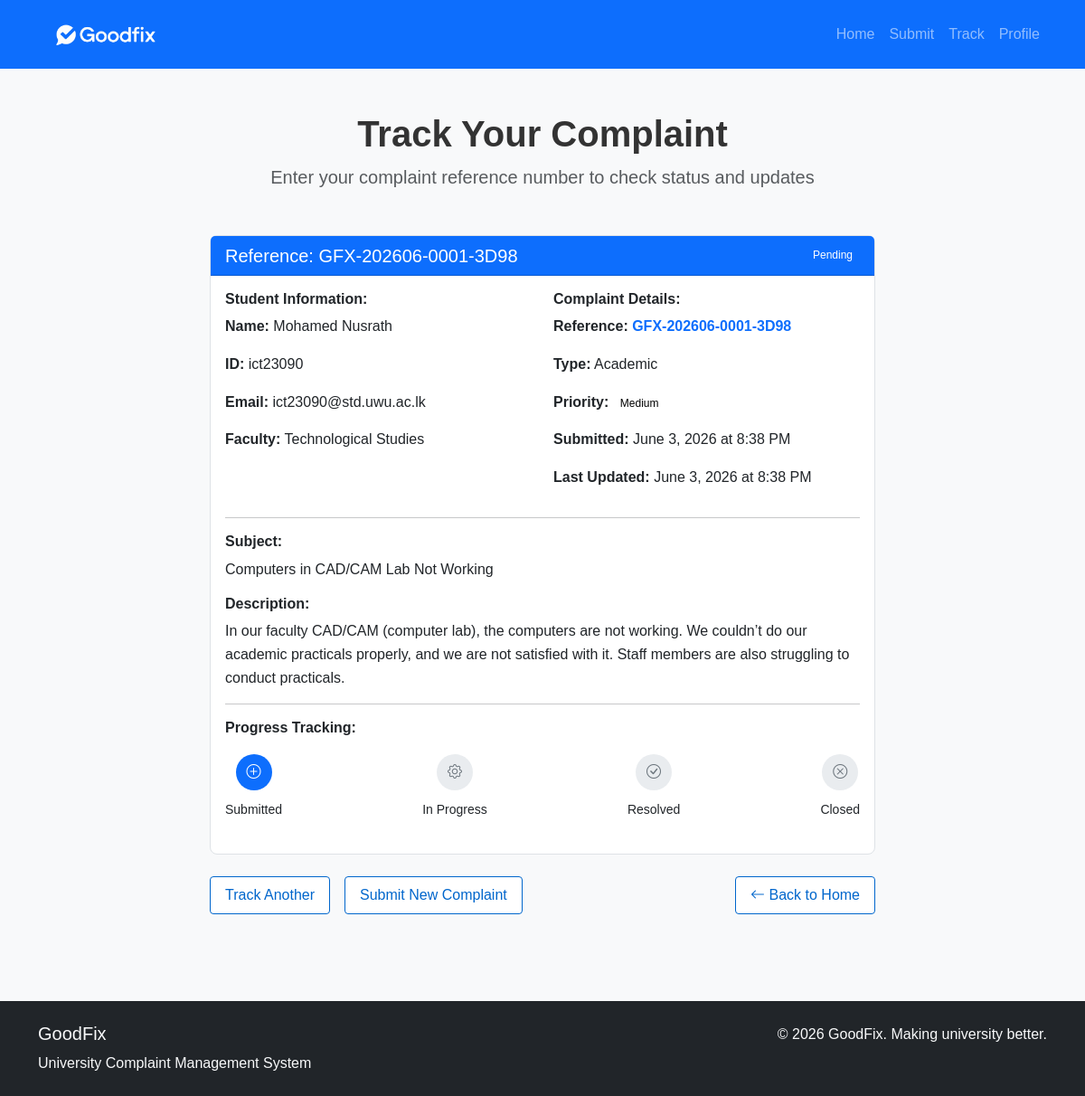
The page /user/track_complaint.php?id=1 on the database its author committed.
### tables this page shows
CREATE TABLE complaints (
    id INT PRIMARY KEY AUTO_INCREMENT,
    student_name VARCHAR(100) NOT NULL,
    student_id VARCHAR(20) NOT NULL,
    email VARCHAR(100) NOT NULL,
    faculty VARCHAR(50) NOT NULL,
    complaint_type VARCHAR(50) NOT NULL,
    subject VARCHAR(200) NOT NULL,
    description TEXT NOT NULL,
    status ENUM('pending', 'in_progress', 'resolved', 'closed') DEFAULT 'pending',
    priority ENUM('low', 'medium', 'high', 'urgent') DEFAULT 'medium',
    submitted_at TIMESTAMP DEFAULT CURRENT_TIMESTAMP,
    updated_at TIMESTAMP DEFAULT CURRENT_TIMESTAMP ON UPDATE CURRENT_TIMESTAMP
);

### user/track_complaint.php (the view, shortened to what this page needs)
<?php
$css_path = "../css/style.css";
$home_path = "index.php";
include '../includes/header.php';
include '../includes/db.php';
$complaint = null;
if (isset($_GET['id'])) {
    $complaint_id = (int)$_GET['id'];
    $stmt = $pdo->prepare("SELECT * FROM complaints WHERE id = ?");
    $stmt->execute([$complaint_id]);
    $complaint = $stmt->fetch();
}
?>
<main>
    <div class="container py-5">
        <div class="row justify-content-center">
            <div class="col-lg-8">
                <div class="text-center mb-5">
                    <h1 class="fw-bold">
                      Track Your Complaint
                    </h1>
                    <p class="lead text-muted">Enter your complaint reference number to check status and updates</p>
                </div>
                <?php if ($complaint): ?>
                <?php
                $year_month = date('Ym', strtotime($complaint['submitted_at']));
                $complaint_id_padded = str_pad($complaint['id'], 4, '0', STR_PAD_LEFT);
                $hash = strtoupper(substr(md5($complaint['id'] . $complaint['submitted_at'] . 'GoodFix2025'), 0, 4));
                $reference_no = 'GFX-' . $year_month . '-' . $complaint_id_padded . '-' . $hash;
                ?>
                <div class="card">
                    <div class="card-header bg-primary text-white d-flex justify-content-between align-items-center">
                        <h5 class="mb-0">
                            Reference: <?php echo $reference_no; ?>
                        </h5>
                        <span class="status text-white">
                            <?php echo ucfirst(str_replace('_', ' ', $complaint['status'])); ?>
                        </span>
                    </div>
                    <div class="card-body">
                        <div class="row">
                            <div class="col-md-6">
                                <h6 class="fw-bold">Student Information:</h6>
                                <p><strong>Name:</strong> <?php echo htmlspecialchars($complaint['student_name']); ?></p>
                                <p><strong>ID:</strong> <?php echo htmlspecialchars($complaint['student_id']); ?></p>
                                <p><strong>Email:</strong> <?php echo htmlspecialchars($complaint['email']); ?></p>
                                <p><strong>Faculty:</strong> <?php echo htmlspecialchars($complaint['faculty'] ?: 'Not specified'); ?></p>
                            </div>
                            <div class="col-md-6">
                                <h6 class="fw-bold">Complaint Details:</h6>
                                <p><strong>Reference:</strong> <span class="text-primary fw-bold"><?php echo $reference_no; ?></span></p>
                                <p><strong>Type:</strong> <?php echo htmlspecialchars($complaint['complaint_type']); ?></p>
                                <p><strong>Priority:</strong>
                                    <span class="priority">
                                        <?php echo ucfirst($complaint['priority']); ?>
                                    </span>
                                </p>
                                <p><strong>Submitted:</strong> <?php echo date('F j, Y \a\t g:i A', strtotime($complaint['submitted_at'])); ?></p>
                                <p><strong>Last Updated:</strong> <?php echo date('F j, Y \a\t g:i A', strtotime($complaint['updated_at'])); ?></p>
                            </div>
                        </div>
                        <hr>
                        <h6 class="fw-bold">Subject:</h6>
                        <p><?php echo htmlspecialchars($complaint['subject']); ?></p>
                        <h6 class="fw-bold">Description:</h6>
                        <p><?php echo nl2br(htmlspecialchars($complaint['description'])); ?></p>
                        <hr>
                        <h6 class="fw-bold">Progress Tracking:</h6>
                        <div class="progress-steps">
                            <div class="d-flex justify-content-between">
                                <div class="text-center">
                                    <div class="step-circle <?php echo ($complaint['status'] == 'pending' || $complaint['status'] == 'in_progress' || $complaint['status'] == 'resolved' || $complaint['status'] == 'closed') ? 'active' : ''; ?>">
                                        <i class="bi bi-plus-circle"></i>
                                    </div>
                                    <small>Submitted</small>
                                </div>
                                <div class="text-center">
                                    <div class="step-circle <?php echo ($complaint['status'] == 'in_progress' || $complaint['status'] == 'resolved' || $complaint['status'] == 'closed') ? 'active' : ''; ?>">
                                        <i class="bi bi-gear"></i>
                                    </div>
                                    <small>In Progress</small>
                                </div>
                                <div class="text-center">
                                    <div class="step-circle <?php echo ($complaint['status'] == 'resolved' || $complaint['status'] == 'closed') ? 'active' : ''; ?>">
                                        <i class="bi bi-check-circle"></i>
                                    </div>
                                    <small>Resolved</small>
                                </div>
                                <div class="text-center">
                                    <div class="step-circle <?php echo ($complaint['status'] == 'closed') ? 'active' : ''; ?>">
                                        <i class="bi bi-x-circle"></i>
                                    </div>
                                    <small>Closed</small>
                                </div>
                            </div>
                        </div>
                    </div>
                </div>
                <div class="text-center mt-4">
                    <div class="d-flex gap-3 justify-content-center">
                        <a href="track_complaint.php" class="btn btn-outline-primary">
                            Track Another
                        </a>
                        <a href="submit_complaint.php" class="btn btn-outline-primary">
                            Submit New Complaint
                        </a>
                        <a href="index.php" class="btn btn-outline-primary ms-auto">
                            <i class="bi bi-arrow-left"></i> Back to Home
                        </a>
                    </div>
                </div>
                <?php endif; ?>
            </div>
        </div>
    </div>
</main>
<?php include '../includes/footer.php'; ?>

### includes/header.php (shortened to what this page needs)
<!DOCTYPE html>
<html lang="en">
<head>
    <link href="https://cdn.jsdelivr.net/npm/bootstrap@5.3.0/dist/css/bootstrap.min.css" rel="stylesheet">
    <link href="https://cdn.jsdelivr.net/npm/bootstrap-icons@1.7.2/font/bootstrap-icons.css" rel="stylesheet">
    <link href="<?php echo isset($css_path) ? $css_path : '../css/style.css'; ?>" rel="stylesheet">
</head>
<body>
    <nav class="navbar navbar-expand-lg navbar-dark bg-primary">
        <div class="container">
            <a class="navbar-brand fw-bold" href="<?php echo isset($home_path) ? $home_path : '../user/index.php'; ?>">
                <img src="../res/cms-logo.png" alt="GoodFix Logo" style="width: 150px; height: 150px; margin-bottom: -50px; margin-top: -50px;" class="me-2">
            </a>
            <?php if (isset($show_admin_nav) && $show_admin_nav): ?>
            <div class="navbar-nav ms-auto">
                <a class="nav-link" href="dashboard.php">
                    Dashboard
                </a>
                <a class="nav-link" href="view_complaints.php">
                    Complaints
                </a>
                <a class="nav-link" href="logout.php">
                    Logout
                </a>
            </div>
            <?php else: ?>
            <div class="collapse navbar-collapse" id="navbarNav">
                <div class="navbar-nav ms-auto">
                    <a class="nav-link" href="<?php echo isset($home_path) ? $home_path : '../user/index.php'; ?>">
                        Home
                    </a>
                    <a class="nav-link" href="<?php echo isset($home_path) ? str_replace('index.php', 'submit_complaint.php', $home_path) : '../user/submit_complaint.php'; ?>">
                        Submit
                    </a>
                    <a class="nav-link" href="<?php echo isset($home_path) ? str_replace('index.php', 'track_complaint.php', $home_path) : '../user/track_complaint.php'; ?>">
                        Track
                    </a>
                    <a class="nav-link" href="<?php echo isset($home_path) ? str_replace('index.php', 'profile.php', $home_path) : '../user/profile.php'; ?>">
                        Profile
                    </a>
                </div>
            </div>
            <?php endif; ?>
        </div>
    </nav>

### includes/footer.php (shortened to what this page needs)
    <footer class="bg-dark text-light py-4 mt-5">
        <div class="container">
            <div class="row">
                <div class="col-md-6">
                    <h5>GoodFix</h5>
                    <p class="mb-0">University Complaint Management System</p>
                </div>
                <div class="col-md-6 text-md-end">
                    <p class="mb-0">&copy; <?php echo date('Y'); ?> GoodFix. Making university better.</p>
                </div>
            </div>
        </div>
    </footer>
</body>
</html>

### css/style.css (style rules this page uses)
:root { --primary-color: #0066cc; --secondary-color: #6c757d; --success-color: #28a745; --warning-color: #ffc107; --danger-color: #dc3545; --light-gray: #f8f9fa; --border-color: #dee2e6; }
body { font-family: Arial, sans-serif; background-color: var(--light-gray); line-height: 1.6; color: #333; }
.card { border: 1px solid var(--border-color); border-radius: 8px; margin-bottom: 1rem; }
.status { color: #000000; padding: 4px 8px; border-radius: 4px; font-size: 12px; }
.priority { color: #000000; padding: 4px 8px; border-radius: 4px; font-size: 12px; }
.btn { padding: 8px 16px; border-radius: 4px; border: 1px solid transparent; text-decoration: none; display: inline-block; }
.btn-outline-primary { color: var(--primary-color); border-color: var(--primary-color); background-color: white; }
*, *::before, *::after { transition: none !important; animation: none !important; }

### user/track_complaint.php (style rules this page uses)
.step-circle { width: 40px; height: 40px; border-radius: 50%; background-color: #e9ecef; color: #6c757d; display: flex; align-items: center; justify-content: center; margin: 0 auto 8px; transition: all 0.3s ease; }
.step-circle.active { background-color: #0d6efd; color: white; }
.progress-steps { position: relative; margin: 20px 0; }
.progress-steps::before { content: ''; position: absolute; top: 20px; left: 10%; right: 10%; height: 2px; background-color: #e9ecef; z-index: -1; }

### rows shown on the page
complaints: reference_no "GFX-202606-0001-3D98", status "Pending", student_name "Mohamed Nusrath", student "ict23090", email "ict23090@std.uwu.ac.lk", faculty "Technological Studies", complaint_type "Academic", priority "Medium", submitted_at "June 3, 2026 at 8:38 PM", updated_at "June 3, 2026 at 8:38 PM", subject "Computers in CAD/CAM Lab Not Working", description "In our faculty CAD/CAM (computer lab), the computers are not working. We couldn’t do our academic practicals properly, and we are not satisfied with it. Staff members are also struggling to conduct practicals."
